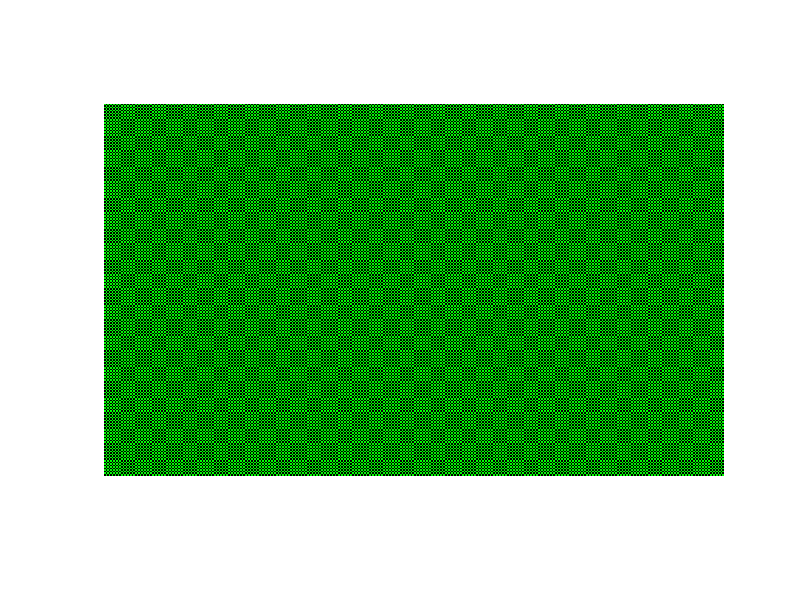

Write MATLAB code to recreate this figure.
%creates coloured and black checkerboard with specified image size and checker
%size in pixels. The checkerboard image can then be shifted/displaced to
%form new unique checkerboards

checkerfold = 'C:\Users\rtebb\Documents\SummerProject\Automation\checkerboards\';

width = 480;
height = 800;
pxGrd = 2;

blank = zeros(width, height, 3);

original = blank;
motif = zeros(pxGrd * 2, pxGrd * 2, 3);

colour = 2; % 1 = red, 2 = green, 3 = blue


% create our motif to repeat which will repeat throughout the periodic lattice
for i = 1:pxGrd
    
    for j = 1:pxGrd
        
        motif(i,j, colour) = 255;
        motif(i+pxGrd,j+pxGrd, colour) = 255;
        
    end
    
end



% changes each periodic block to the motif
for i = 1: width / (2 * pxGrd)
    
    for j = 1:height / (2 * pxGrd)
        
        posw = (i-1) * pxGrd * 2 + 1;
        posh = (j-1) * pxGrd * 2 + 1;
        original(posw : posw + 2 * pxGrd - 1, posh : posh + 2 * pxGrd - 1, :) = motif;
        
    end
    
end


shiftw = 0; % shift in x direction
shifth = 0; % shift in y direction


shifted = blank;

% creates displaced checkerboard image, iterates through unshifted image
% and assigns each pixel at a set displacement to the shifted image
for i = 1:width
    
    for j = 1:height
        
        posw = i + shiftw;
        posh = j + shifth;
        
        if(i+shiftw > width)
            
            posw =  mod(i+shiftw, width); % accounts for going out of bounds of image width 
            
        end
        
        if(j + shifth > height)
            
            posh = mod(j + shifth, height) ; % accounts for going out of bounds of image height
            
        end
        
        shifted(posw, posh, :) = original(i,j,:); 
        
    end
    
end

% save and show checkerboard
% imwrite(shifted, strcat(checkerfold, "1originalg.png"));
imshow(shifted);
